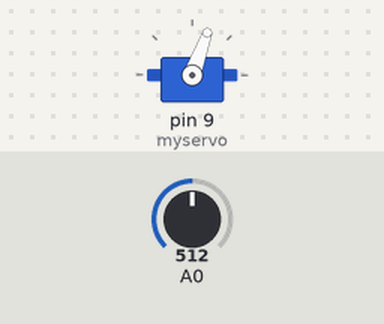
Recording of a sketch running on a simulated Arduino Uno, built with avr-gcc and run on an emulated ATmega328P. Parts: servo. The test bench sets the inputs (shaded band); at power-on: A0 = 512.

Above: at 1.2 s.
1.3 s: A0 set to 267
2.8 s: A0 set to 238
At 2.99 s:
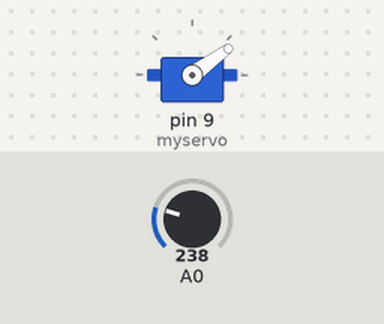
5.8 s: A0 set to 260
At 6.6 s:
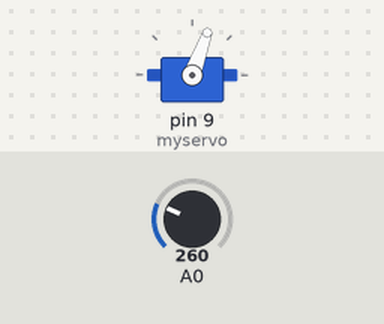
7.3 s: A0 set to 240
At 7.49 s:
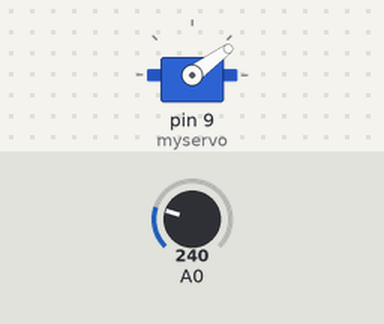
Timing chart, 0 to 10.3 s (numbered marks = the images above; inputs shaded):
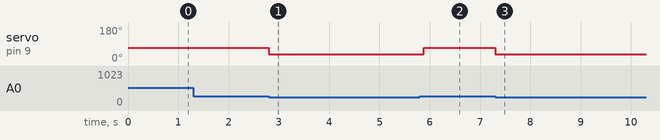

Measured:
- the behaviour switches between 250 and 249 on A0 (found by bisection; images 0 and 1)
- after the input at 1.3 s, every drawn part: stays the same
- after the input at 2.8 s, servo on pin 9 (myservo): 70° → 36° at once
- after the input at 5.8 s, servo on pin 9 (myservo): 36° → 70° after 0.08 s
- after the input at 7.3 s, servo on pin 9 (myservo): 70° → 36° at once

The sketch:

Dinosaur.ino
```cpp
#include <Servo.h> //importing the servo library
#define threshold 250
#define unpress_angle 70
#define press_angle 36

Servo myservo; // it makes the servo object control a servo
bool trig=true;

void setup() {
  myservo.attach(9); //attaches the servo on pin 9 to the servo object
myservo.write(unpress_angle);
}

void loop() {
  // put your main code here, to run repeatedly:

  myservo.write(unpress_angle); //unpress the button (spacebar)
  delay(1);

  // now creating the logic
  if (analogRead(A0)< threshold)
  {

      myservo.write(press_angle); //this is for pressing the button (spacebar)
    delay(95); // waits 10 milliseconds for the servo to reach the position
  }
}
```
